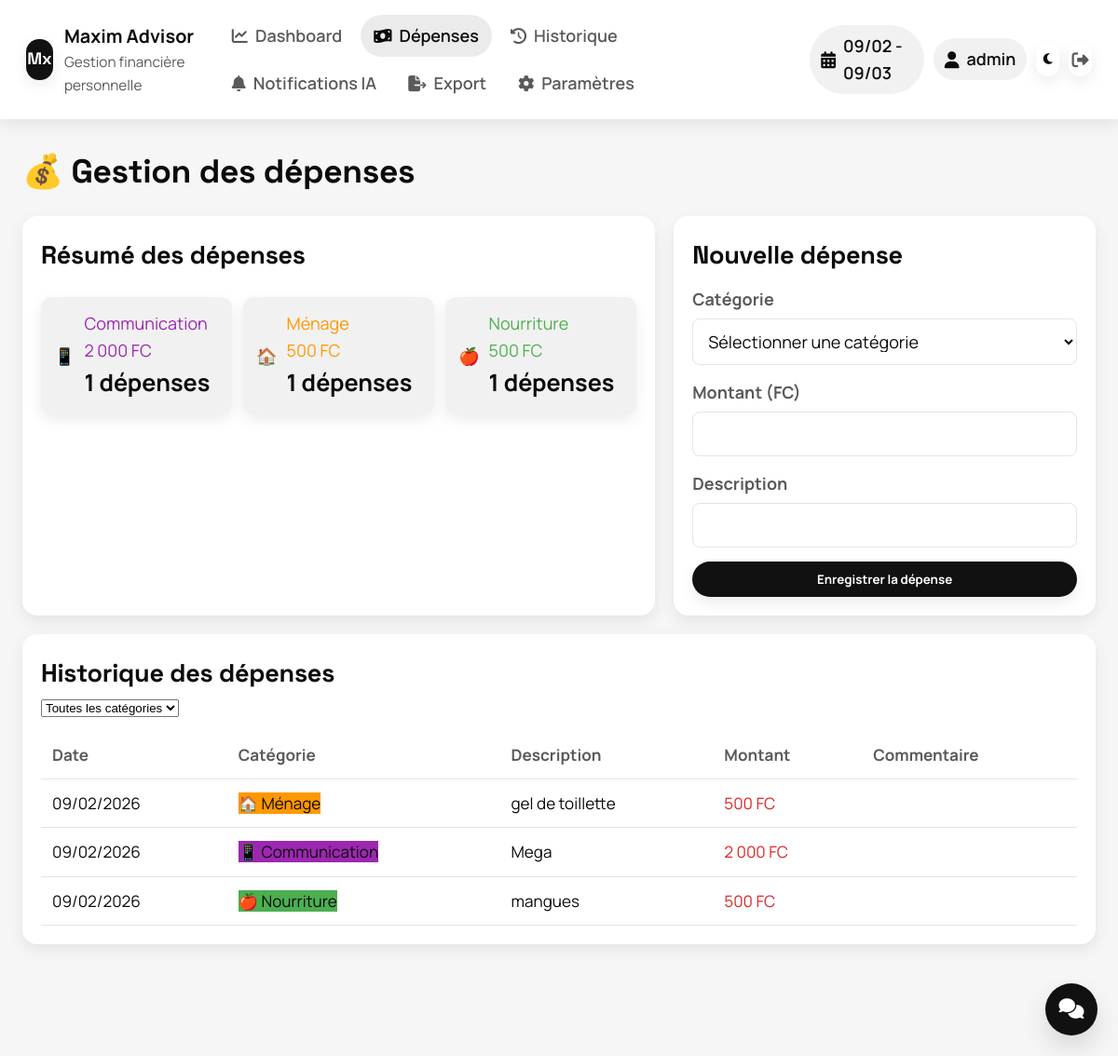
Before: /?page=expenses (signed in) with the older database file.
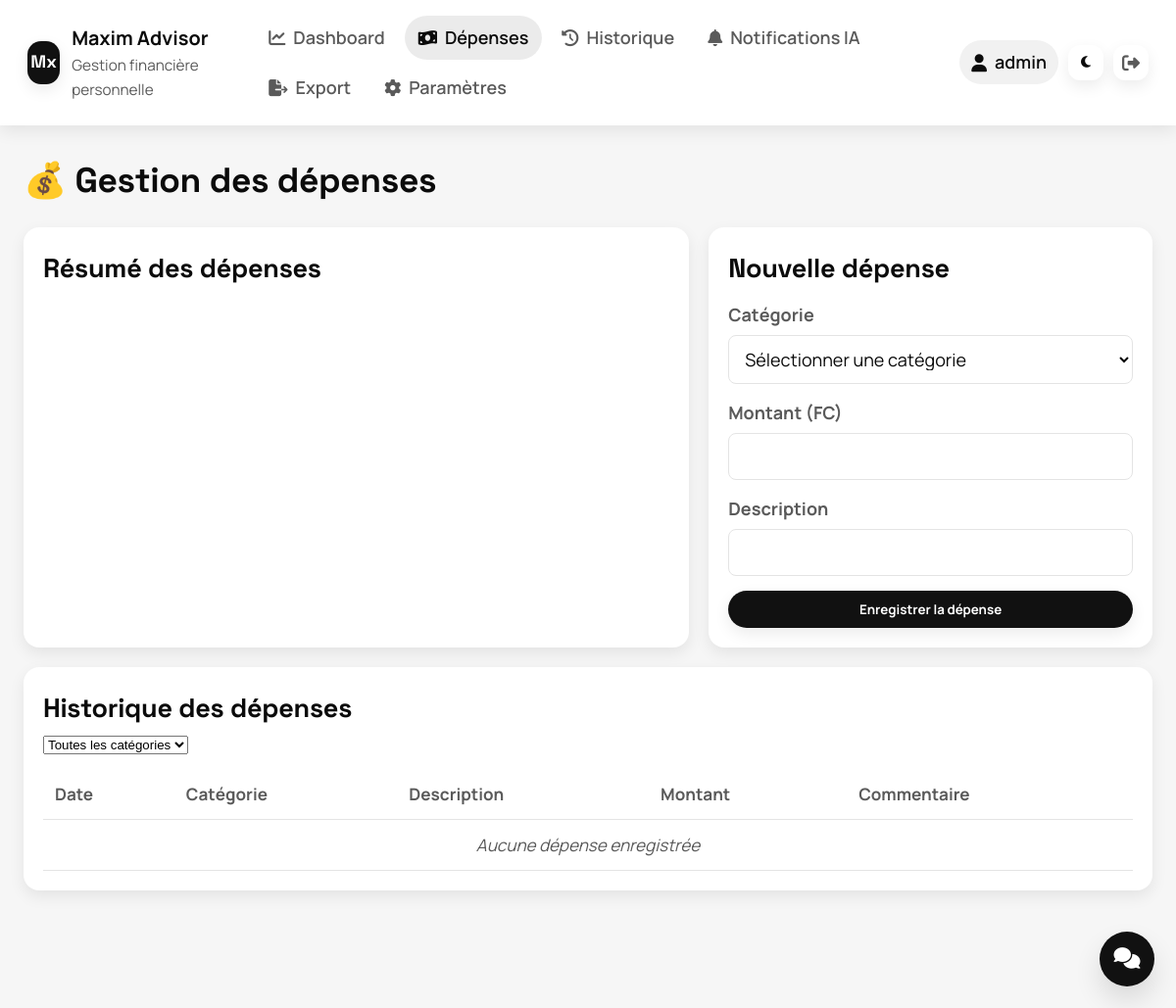
After: the same page with the newer database file.
### tables this page shows
CREATE TABLE financial_periods (
    id INTEGER PRIMARY KEY AUTOINCREMENT,
    start_date DATE NOT NULL,
    end_date DATE NOT NULL,
    parameters_version INTEGER NOT NULL,
    initial_income INTEGER NOT NULL,
    tithing_amount INTEGER NOT NULL DEFAULT 0,
    saving_amount INTEGER NOT NULL DEFAULT 0,
    is_active BOOLEAN DEFAULT 1,
    created_at DATETIME DEFAULT CURRENT_TIMESTAMP
);

CREATE TABLE transactions (
    id INTEGER PRIMARY KEY AUTOINCREMENT,
    period_id INTEGER NOT NULL,
    type TEXT NOT NULL CHECK (type IN ('income_main', 'income_extra', 'expense')),
    category_id INTEGER,
    amount INTEGER NOT NULL,
    description TEXT,
    comment TEXT,
    date DATE NOT NULL,
    tithing_paid INTEGER DEFAULT 0,
    saving_paid INTEGER DEFAULT 0,
    balance_after INTEGER NOT NULL,
    created_at DATETIME DEFAULT CURRENT_TIMESTAMP,
    FOREIGN KEY (period_id) REFERENCES financial_periods(id) ON DELETE CASCADE,
    FOREIGN KEY (category_id) REFERENCES budget_categories(id)
);

CREATE TABLE budget_categories (
    id INTEGER PRIMARY KEY AUTOINCREMENT,
    name TEXT NOT NULL,
    color TEXT NOT NULL,
    icon TEXT NOT NULL,
    is_unexpected BOOLEAN DEFAULT 0,
    position INTEGER NOT NULL
);

### includes/database.php (called while the page is built, shortened)
<?php
require_once __DIR__ . '/config.php';
function getDatabase() {
    static $db = null;
    if ($db === null) {
        try {
            $db = new PDO('sqlite:' . DB_PATH);
            $db->setAttribute(PDO::ATTR_ERRMODE, PDO::ERRMODE_EXCEPTION);
            $db->exec('PRAGMA foreign_keys = ON');
        } catch (PDOException $e) {
            die('Erreur de connexion à la base de données: ' . $e->getMessage());
        }
    }
    return $db;
}
function queryAll($sql, $params = []) {
    $db = getDatabase();
    $stmt = $db->prepare($sql);
    $stmt->execute($params);
    return $stmt->fetchAll(PDO::FETCH_ASSOC);
}
function queryOne($sql, $params = []) {
    $db = getDatabase();
    $stmt = $db->prepare($sql);
    $stmt->execute($params);
    return $stmt->fetch(PDO::FETCH_ASSOC);
}
?>

### includes/period.php (called while the page is built, shortened)
<?php
require_once __DIR__ . '/database.php';
function getActivePeriod() {
    $sql = "SELECT * FROM financial_periods WHERE is_active = 1 ORDER BY start_date DESC LIMIT 1";
    return queryOne($sql);
}
?>

### includes/config.php (called while the page is built, shortened)
<?php
function formatCurrency($amount) {
    return number_format($amount, 0, ',', ' ') . ' ' . CURRENCY;
}
?>

### pages/expenses.php (the view, shortened to what the changed rows need)
<?php
$period = getActivePeriod();
$sql = "SELECT t.*, c.name as category_name, c.icon, c.color
        FROM transactions t
        JOIN budget_categories c ON t.category_id = c.id
        WHERE t.period_id = ? AND t.type = 'expense'";
$params = [$period['id']];
$sql .= " ORDER BY t.date DESC, t.created_at DESC";
$expenses = queryAll($sql, $params);
$sql = "SELECT
            c.name,
            c.icon,
            c.color,
            SUM(t.amount) as total,
            COUNT(*) as count
        FROM transactions t
        JOIN budget_categories c ON t.category_id = c.id
        WHERE t.period_id = ? AND t.type = 'expense'
        GROUP BY c.id
        ORDER BY total DESC";
$categoryTotals = queryAll($sql, [$period['id']]);
?>
<div class="expenses-container">
    <h2>💰 Gestion des dépenses</h2>
    <div class="expenses-header">
        <div class="stats-summary">
            <div class="stats-cards">
                <?php foreach ($categoryTotals as $cat): ?>
                <div class="stat-card" style="--stat-color: <?php echo $cat['color'] ?? '#ccc'; ?>">
                    <div class="stat-icon"><?php echo $cat['icon']; ?></div>
                    <div class="stat-details">
                        <div class="stat-name tone-category"><?php echo htmlspecialchars($cat['name']); ?></div>
                        <div class="stat-amount tone-category"><?php echo formatCurrency($cat['total']); ?></div>
                        <div class="stat-count"><?php echo $cat['count']; ?> dépenses</div>
                    </div>
                </div>
                <?php endforeach; ?>
            </div>
        </div>
    </div>
    <div class="expenses-list">
        <table class="expenses-table">
            <thead>
                <tr>
                    <th>Date</th>
                    <th>Catégorie</th>
                    <th>Description</th>
                    <th>Montant</th>
                    <th>Commentaire</th>
                </tr>
            </thead>
            <tbody>
                <?php if (empty($expenses)): ?>
                <tr>
                    <td colspan="5" class="no-data">Aucune dépense enregistrée</td>
                </tr>
                <?php else: ?>
                <?php foreach ($expenses as $expense): ?>
                <tr>
                    <td><?php echo date('d/m/Y', strtotime($expense['date'])); ?></td>
                    <td class="category-cell">
                        <span class="category-badge" style="background-color: <?php echo $expense['color']; ?>">
                            <?php echo $expense['icon']; ?> <?php echo htmlspecialchars($expense['category_name']); ?>
                        </span>
                    </td>
                    <td><?php echo htmlspecialchars($expense['description']); ?></td>
                    <td class="amount-cell expense tone-expense"><?php echo formatCurrency($expense['amount']); ?></td>
                    <td class="comment-cell">
                    </td>
                </tr>
                <?php endforeach; ?>
                <?php endif; ?>
            </tbody>
        </table>
    </div>
</div>

### templates/topbar.php (shortened to what the changed rows need)
<header class="topbar">
    <div class="topbar-user">
        <?php if ($period = getActivePeriod()): ?>
        <div class="period-pill">
            <i class="fas fa-calendar-alt"></i>
            <span>
                <?php echo date('d/m', strtotime($period['start_date'])); ?>
                -
                <?php echo date('d/m', strtotime($period['end_date'])); ?>
            </span>
        </div>
        <?php endif; ?>
    </div>
</header>

Changed rows visible on the page:
removed financial_periods: start_date "09/02", end_date "09/03"
removed transactions: date "09/02/2026", category.icon "🏠", category.name "Ménage", description "gel de toillette", amount "500 FC"
removed transactions: date "09/02/2026", category.icon "📱", category.name "Communication", description "Mega", amount "2 000 FC"
removed transactions: date "09/02/2026", category.icon "🍎", category.name "Nourriture", description "mangues", amount "500 FC"
Other visible differences:
text now shown: "Aucune dépense enregistrée"
list line gone: "📱 Communication 2 000 FC 1 dépenses"
list line gone: "🏠 Ménage 500 FC 1 dépenses"
list line gone: "🍎 Nourriture 500 FC 1 dépenses"
